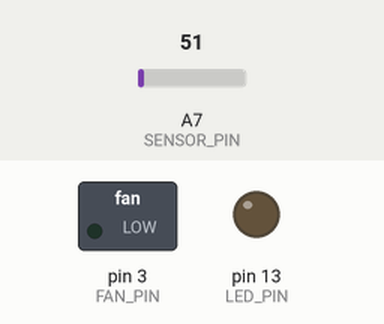
The sketch below on a simulated Arduino Nano, built with avr-gcc and run on an emulated ATmega328P. Parts: switched loads named in the sketch (green lamp = pin HIGH), output pins drawn as LEDs (lit = HIGH). The test bench sets the inputs (shaded band); at power-on: A7 (SENSOR_PIN) = 51. What the sketch prints to the serial monitor is not drawn.

Above: at 0.05 s.
At 2.75 s:
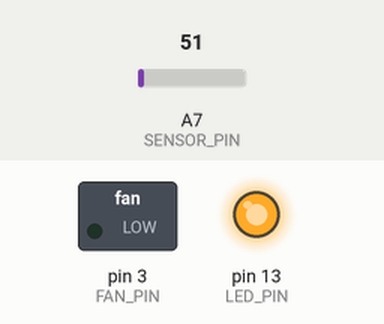
At 14.55 s:
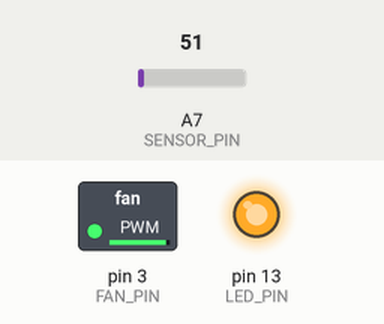
At 28.55 s:
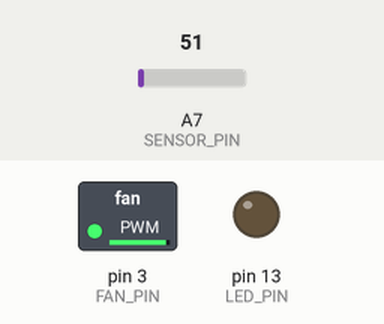
Timing chart, 0 to 37.2 s (numbered marks = the images above):
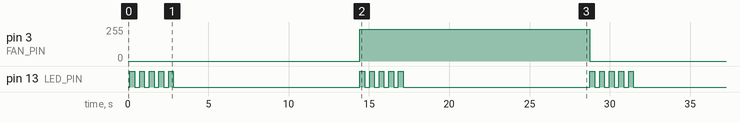

The sketch:

three.ino
```cpp
#define LED_PIN 13
#define FAN_PIN 3
#define SENSOR_PIN A7

#define FAN_MAX 255
#define FAN_MIN 31
#define FAN_OFF 0
#define FAN_SPEED_STEP 16
#define FAN_SETTLE_TIME 3000
#define FAN_SPEED_STEPS (int((FAN_MAX - FAN_MIN) / FAN_SPEED_STEP) + 1)
#define FAN_SPEED_MAX_STEP FAN_SPEED_STEPS
#define FAN_OPEN_DELAY 250
#define FAN_OPEN_STEP 25

#define SAMPLE_DELAY 10
#define SAMPLE_WINDOW 10
#define TREND_SAMPLE_WINDOW 1000

#define FAN_PAUSE_DELAY 10

void blinky_delay(int del, int res=2){
  int times = res / 2;
  for(int i = 0; i < times; i++){
    digitalWrite(LED_PIN, HIGH);
    delay(del / res);
    digitalWrite(LED_PIN, LOW);
    delay(del / res);
  }
}

int current_fan_speed = 0;
int current_fan_speed_step = FAN_SPEED_MAX_STEP;
float mean_temp_accum = 0.0;
float last_mean_temp = 0.0;
float mean_trend_accum = 0.0;
float last_mean_trend = 0.0;

void fan_settle_delay(){
  // delay(FAN_SETTLE_TIME);
  blinky_delay(FAN_SETTLE_TIME, 10);
}

void set_fan_off(bool settle=true){
  Serial.println("set fan off");
  digitalWrite(FAN_PIN, LOW);
  current_fan_speed = 0;
  if(settle)
    fan_settle_delay();
}

void set_fan_speed(int speed){
  Serial.print("sfs:");
  Serial.println(speed);
  if(speed <= 0){
    set_fan_off();
  } else {
    if(speed > FAN_SPEED_STEPS)
      speed = FAN_SPEED_STEPS;
    current_fan_speed = speed * FAN_SPEED_STEP - 1;
    current_fan_speed_step = speed;
    analogWrite(FAN_PIN, current_fan_speed);
    fan_settle_delay();
  }
}

void pause_fan(){
  set_fan_off(false);
  delay(FAN_PAUSE_DELAY);
}

void resume_fan(){
  if(current_fan_speed != 0){
    analogWrite(FAN_PIN, current_fan_speed);
  }
  delay(FAN_PAUSE_DELAY);
}

void fan_opening(){
  Serial.println("opening");
  analogWrite(FAN_PIN, FAN_MAX);
  for(int i = FAN_MAX; i >= FAN_MIN; i -= FAN_OPEN_STEP){
    Serial.println(i);
    analogWrite(FAN_PIN, i);
    blinky_delay(FAN_OPEN_DELAY);
  }
}

float sample_temp(){
  int temp_adc_val;
  float temp_val, temp_c, temp_f;

  // pause_fan();
  temp_adc_val = analogRead(SENSOR_PIN);
  // resume_fan();

  temp_val = (temp_adc_val * 4.88);	/* Convert adc value to equivalent voltage */
  temp_c = (temp_val / 10.0);	/* LM35 gives output of 10mv/°C */
  temp_f = temp_c * (9.0 / 5.0) + 32.0;

  delay(SAMPLE_DELAY);
  return temp_f;
}

float mean_sample_temp(){
  mean_temp_accum -= last_mean_temp;
  mean_temp_accum += sample_temp();
  float new_mean_temp = mean_temp_accum / SAMPLE_WINDOW;

  float trend = last_mean_temp - new_mean_temp;
  last_mean_temp = new_mean_temp;

  mean_trend_accum -= last_mean_trend;
  mean_trend_accum += trend;
  last_mean_trend = mean_trend_accum / TREND_SAMPLE_WINDOW;

  return last_mean_temp;
}

void prime_temp_sampler(){
  mean_temp_accum = sample_temp() * SAMPLE_WINDOW;

  for(int i = 0; i <= SAMPLE_WINDOW; i++){
    mean_sample_temp();
  }
}

void setup() {
  Serial.begin(115200);

  pinMode(LED_PIN, OUTPUT);
  pinMode(FAN_PIN, OUTPUT);
  pinMode(SENSOR_PIN, INPUT);

  // fan_opening();
  prime_temp_sampler();

  while(true){
    Serial.println("test without fan");
    set_fan_speed(0);
    for(int i = 0; i < 1000; i++){
      float temp_f = mean_sample_temp();
      Serial.print("Temperature = ");
      Serial.println(temp_f);

      Serial.print("Trend = ");
      Serial.println(last_mean_trend);
    }

    Serial.println("test with fan");
    set_fan_speed(FAN_SPEED_MAX_STEP);
    for(int i = 0; i < 1000; i++){
      float temp_f = mean_sample_temp();
      Serial.print("Temperature2 = ");
      Serial.println(temp_f);

      Serial.print("Trend2 = ");
      Serial.println(last_mean_trend);
    }
  }

  // while(true){
  //   // int r = random(0, FAN_SPEED_STEPS+1);
  //   // Serial.print("Speed:");
  //   // Serial.println(r);
  //   // set_fan_speed(r);

  //   float temp_f = mean_sample_temp();
  //   Serial.print("Temperature = ");
  //   Serial.println(temp_f);

  //   Serial.print("Trend = ");
  //   Serial.println(last_mean_trend);
  // }
}

void loop() {
  int temp_adc_val;
  float temp_val, temp_c, temp_f;
  temp_adc_val = analogRead(SENSOR_PIN);
  temp_val = (temp_adc_val * 4.88);	/* Convert adc value to equivalent voltage */
  temp_c = (temp_val / 10.0);	/* LM35 gives output of 10mv/°C */
  temp_f = temp_c * (9.0 / 5.0) + 32.0;

  Serial.print("Temperature = ");
  Serial.println(temp_f);

  delay(1000);
}
```

Measured:
- by itself, pin 3 (FAN_PIN): alternates 239/255 for 14.3 s and 0/255 for 14.3 s
- by itself, pin 13 (LED_PIN): repeats every 14.3 s: 4 × (LOW 0.30 s, HIGH 0.30 s), LOW 11.6 s, HIGH 0.30 s
